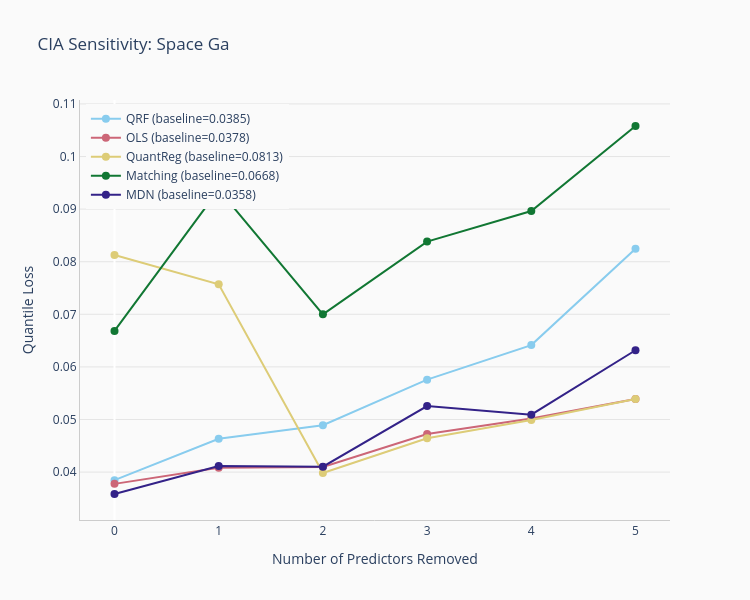

The notebook cell this image was saved under:
### Markdown cell above
### CIA Sensitivity Analysis

Measuring sensitivity to the Conditional Independence Assumption by progressively removing predictors.

### Code cell
print("Running CIA sensitivity analysis...")
space_ga_cia_results = run_cia_analysis_for_dataset(
    data=df_space_ga,
    predictors=space_ga_predictors,
    imputed_variables=[space_ga_target],
    ordering="mutual_info",
)

# Plot degradation curves
space_ga_cia_fig = plot_cia_degradation_curves(
    space_ga_cia_results,
    title="CIA Sensitivity: Space Ga"
)
space_ga_cia_fig.show()

# Display sensitivity scores
print("\nSensitivity Scores (higher = more sensitive to predictor removal):")
for method, results in space_ga_cia_results.items():
    print(f"  {method}: {results['sensitivity_score']:.3f}")

### Figure 1 — Plotly figure (JSON) as saved in the notebook; plotly's stock layout.template omitted (floating-point values rounded to 4 significant figures)
{"data": [{"line": {"color": "#88CCEE", "width": 2}, "marker": {"color": "#88CCEE", "size": 8}, "mode": "lines+markers", "name": "QRF (baseline=0.0385)", "type": "scatter", "x": [0, 1, 2, 3, 4, 5], "y": [0.03847, 0.04635, 0.04892, 0.05757, 0.06415, 0.08246]}, {"line": {"color": "#CC6677", "width": 2}, "marker": {"color": "#CC6677", "size": 8}, "mode": "lines+markers", "name": "OLS (baseline=0.0378)", "type": "scatter", "x": [0, 1, 2, 3, 4, 5], "y": [0.03776, 0.04081, 0.04096, 0.04725, 0.05019, 0.05388]}, {"line": {"color": "#DDCC77", "width": 2}, "marker": {"color": "#DDCC77", "size": 8}, "mode": "lines+markers", "name": "QuantReg (baseline=0.0813)", "type": "scatter", "x": [0, 1, 2, 3, 4, 5], "y": [0.08127, 0.07569, 0.03983, 0.04643, 0.04991, 0.05389]}, {"line": {"color": "#117733", "width": 2}, "marker": {"color": "#117733", "size": 8}, "mode": "lines+markers", "name": "Matching (baseline=0.0668)", "type": "scatter", "x": [0, 1, 2, 3, 4, 5], "y": [0.06684, 0.09371, 0.07, 0.08382, 0.08963, 0.1058]}, {"line": {"color": "#332288", "width": 2}, "marker": {"color": "#332288", "size": 8}, "mode": "lines+markers", "name": "MDN (baseline=0.0358)", "type": "scatter", "x": [0, 1, 2, 3, 4, 5], "y": [0.03583, 0.04115, 0.04103, 0.05255, 0.05091, 0.06317]}], "layout": {"height": 600, "hovermode": "x unified", "legend": {"x": 0.01, "xanchor": "left", "y": 0.99, "yanchor": "top"}, "paper_bgcolor": "#FAFAFA", "plot_bgcolor": "#FAFAFA", "title": {"text": "CIA Sensitivity: Space Ga"}, "width": 750, "xaxis": {"gridcolor": "#E5E5E5", "linecolor": "#CCCCCC", "showgrid": false, "showline": true, "title": {"text": "Number of Predictors Removed"}}, "yaxis": {"gridcolor": "#E5E5E5", "linecolor": "#CCCCCC", "showgrid": true, "showline": true, "title": {"text": "Quantile Loss"}}}}
